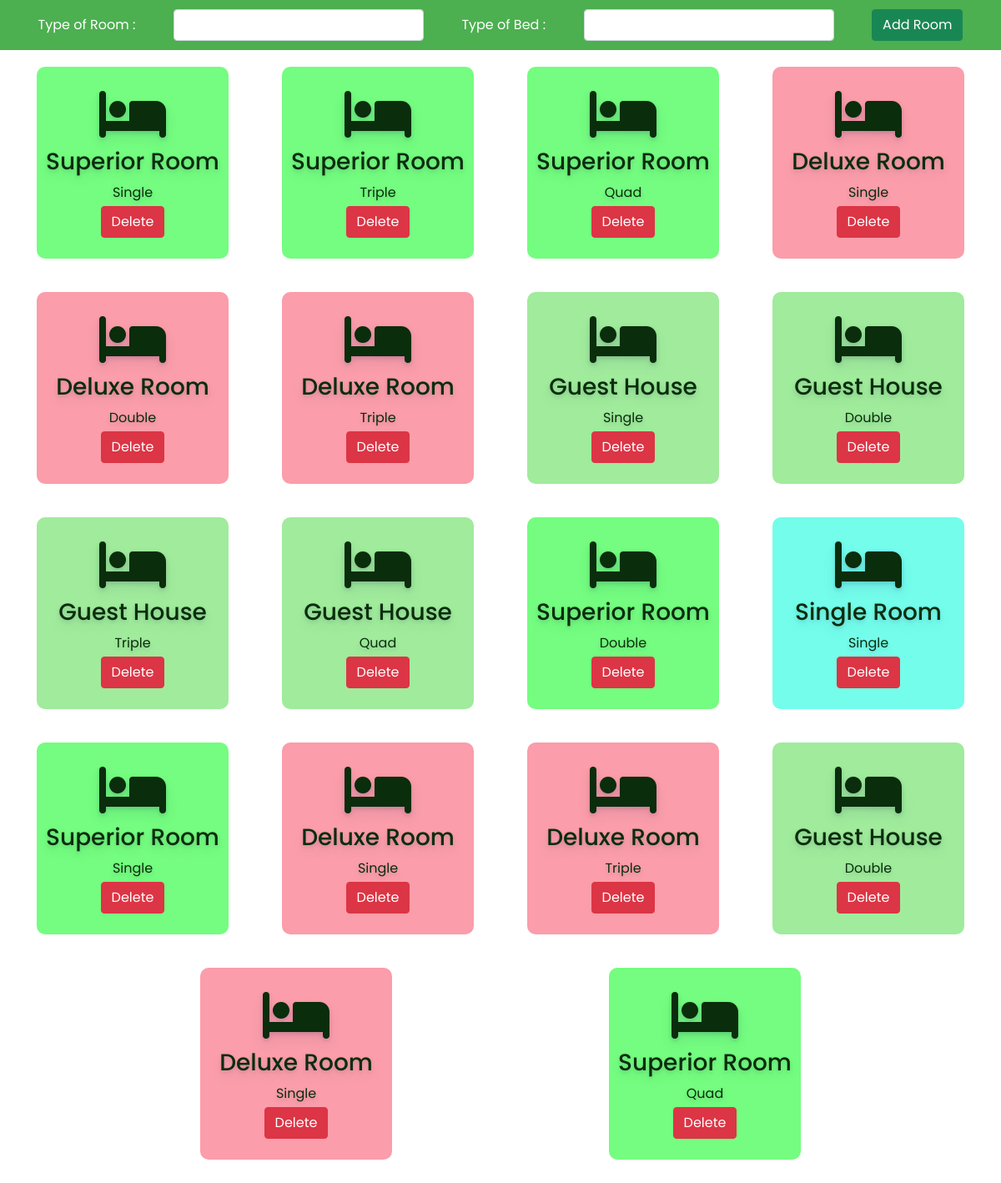
/admin/room.php, run on the app's committed database.
### tables this page shows
CREATE TABLE `room` (
  `id` int(30) NOT NULL,
  `type` varchar(50) NOT NULL,
  `bedding` varchar(50) NOT NULL
);

### admin/room.php (the view, shortened to what this page needs)
<?php
include '../config.php';
?>
<!DOCTYPE html>
<html lang="en">
<head>
    <link rel="stylesheet" href="https://cdnjs.cloudflare.com/ajax/libs/font-awesome/6.2.0/css/all.min.css" />
    <link href="https://cdn.jsdelivr.net/npm/bootstrap@5.0.2/dist/css/bootstrap.min.css" rel="stylesheet">
    <link rel="stylesheet" href="css/room.css">
</head>
<body>
    <div class="addroomsection">
        <form action="" method="POST">
            <label for="troom">Type of Room :</label>
            <select name="troom" class="form-control">
                <option value selected></option>
                <option value="Superior Room">SUPERIOR ROOM</option>
            </select>
            <label for="bed">Type of Bed :</label>
            <select name="bed" class="form-control">
                <option value selected></option>
                <option value="Single">Single</option>
            </select>
            <button type="submit" class="btn btn-success" name="addroom">Add Room</button>
        </form>
    </div>
    <div class="room">
        <?php
        $sql = "select * from room";
        $re = mysqli_query($conn, $sql)
        ?>
        <?php
        while ($row = mysqli_fetch_array($re)) {
            $id = $row['type'];
            if ($id == "Superior Room") {
                echo "<div class='roombox roomboxsuperior'>
						<div class='text-center no-boder'>
                            <i class='fa-solid fa-bed fa-4x mb-2'></i>
							<h3>" . $row['type'] . "</h3>
                            <div class='mb-1'>" . $row['bedding'] . "</div>
                            <a href='roomdelete.php?id=". $row['id'] ."'><button class='btn btn-danger'>Delete</button></a>
						</div>
                    </div>";
            } else if ($id == "Deluxe Room") {
                echo "<div class='roombox roomboxdelux'>
                        <div class='text-center no-boder'>
                        <i class='fa-solid fa-bed fa-4x mb-2'></i>
                        <h3>" . $row['type'] . "</h3>
                        <div class='mb-1'>" . $row['bedding'] . "</div>
                        <a href='roomdelete.php?id=". $row['id'] ."'><button class='btn btn-danger'>Delete</button></a>
                    </div>
                    </div>";
            } else if ($id == "Guest House") {
                echo "<div class='roombox roomboguest'>
                <div class='text-center no-boder'>
                <i class='fa-solid fa-bed fa-4x mb-2'></i>
							<h3>" . $row['type'] . "</h3>
                            <div class='mb-1'>" . $row['bedding'] . "</div>
                            <a href='roomdelete.php?id=". $row['id'] ."'><button class='btn btn-danger'>Delete</button></a>
					</div>
            </div>";
            } else if ($id == "Single Room") {
                echo "<div class='roombox roomboxsingle'>
                        <div class='text-center no-boder'>
                        <i class='fa-solid fa-bed fa-4x mb-2'></i>
                        <h3>" . $row['type'] . "</h3>
                        <div class='mb-1'>" . $row['bedding'] . "</div>
                        <a href='roomdelete.php?id=". $row['id'] ."'><button class='btn btn-danger'>Delete</button></a>
                    </div>
                    </div>";
            }
        }
        ?>
    </div>
</body>
</html>

### admin/css/room.css (style rules this page uses)
:root { --bg-text-shadow: 0 2px 4px rgb(13 0 77 / 8%), 0 3px 6px rgb(13 0 77 / 8%), 0 8px 16px rgb(13 0 77 / 8%); --bg-box-shadow: 0px 0px 20px 6px rgba(8, 8, 15, 0.31); }
* { margin: 0; padding: 0; font-family: 'Poppins', sans-serif; }
.addroomsection { height: 60px; width: 100%; background-color: #4caf50; position:fixed; z-index: 100; }
.addroomsection form { height: 100%; display: flex; justify-content: space-evenly; align-items: center; }
.addroomsection form label { color: white; }
.addroomsection form select { width: 300px; }
.room { display: flex; position: relative; top: 60px; height: 85vh; overflow-y: scroll; justify-content: space-evenly; flex-wrap: wrap; }
.roombox { height: 230px; width: 230px; margin: 20px; display: flex; flex-direction: column; justify-content: center; color: #0a2d0c; text-shadow: var(--bg-text-shadow); border-radius: 10px; }
.roomboxsuperior { background-color:#07fc1b8e; }
.roomboxdelux { background-color:#fa8393c8; }
.roomboguest { background-color:#19cf1069; }
.roomboxsingle { background-color:#07fcdb8e; }

### data on the page
room: type "Superior Room", bedding "Single"
room: type "Superior Room", bedding "Triple"
room: type "Superior Room", bedding "Quad"
room: type "Deluxe Room", bedding "Single"
room: type "Deluxe Room", bedding "Double"
room: type "Deluxe Room", bedding "Triple"
room: type "Guest House", bedding "Single"
room: type "Guest House", bedding "Double"
room: type "Guest House", bedding "Triple"
room: type "Guest House", bedding "Quad"
room: type "Superior Room", bedding "Double"
room: type "Single Room", bedding "Single"
room: type "Superior Room", bedding "Single"
room: type "Deluxe Room", bedding "Single"
room: type "Deluxe Room", bedding "Triple"
room: type "Guest House", bedding "Double"
room: type "Deluxe Room", bedding "Single"
room: type "Superior Room", bedding "Quad"
